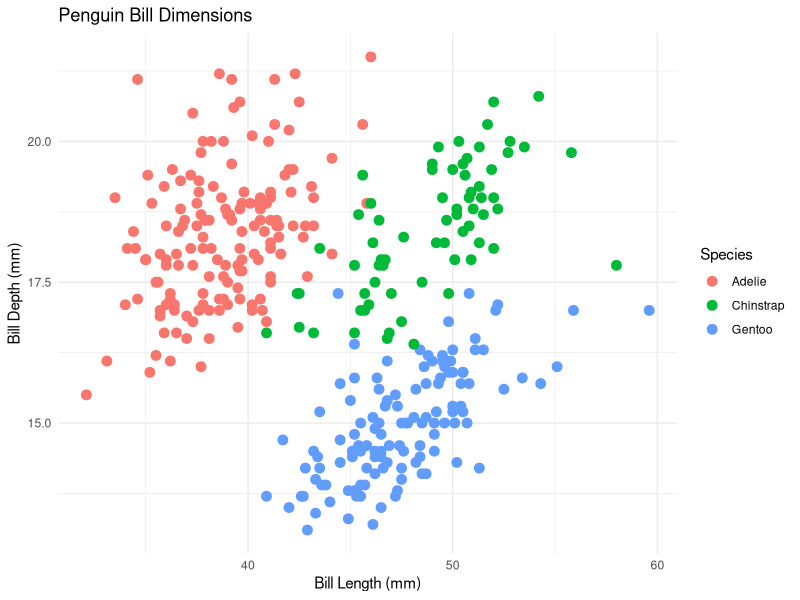
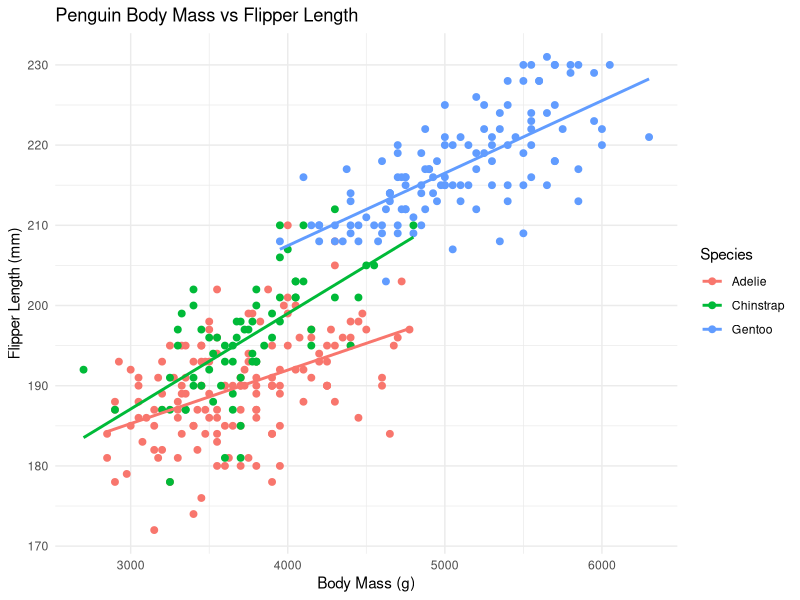
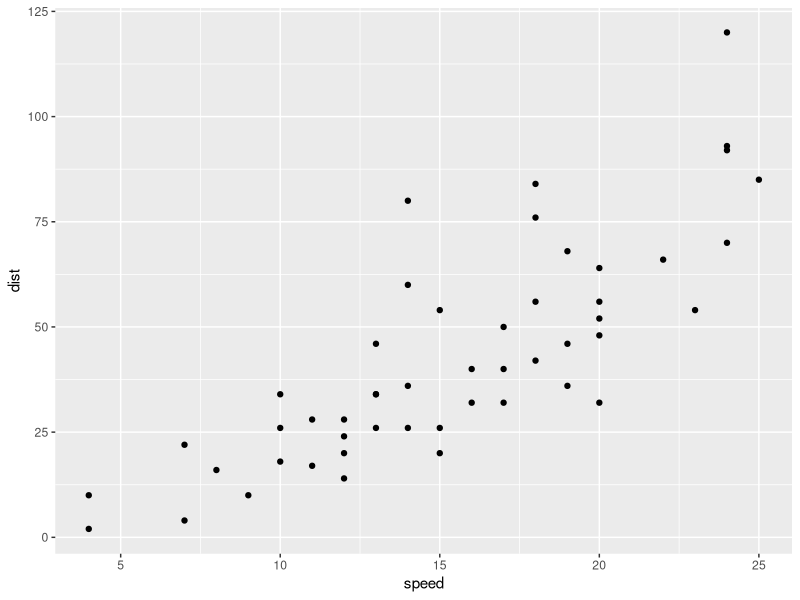

The R script that drew these images, in order:
## ---- chunk 1
# Load tidyverse and palmerpenguins libraries
library(tidyverse)
library(palmerpenguins)

# Create a ggplot scatter plot using the penguins dataset. 
# Plot bill_length_mm on the x-axis and bill_depth_mm on the y-axis.
# Color points by species and use geom_point with size 3.
# Add a minimal theme and clean labels.

ggplot(penguins, aes(x = bill_length_mm, y = bill_depth_mm, color = species)) +
  geom_point(size = 3) +
  theme_minimal() +
  labs(title = "Penguin Bill Dimensions",
       x = "Bill Length (mm)",
       y = "Bill Depth (mm)",
       color = "Species")
## ---- chunk 2
# Load tidyverse and palmerpenguins libraries
library(tidyverse)
library(palmerpenguins)

# Create a ggplot scatter plot using the penguins data set.
# Plot body_mass_g on the x-axis and flipper_length_mm on the y-axis.
# Color points by species and use geom_point with size 2.
# Add a linear regression trend line for each species.

ggplot(penguins, aes(x = body_mass_g, y = flipper_length_mm, color = species)) +
  geom_point(size = 2) +
  geom_smooth(method = "lm", se = FALSE) +
  theme_minimal() +
  labs(title = "Penguin Body Mass vs Flipper Length",
       x = "Body Mass (g)",
       y = "Flipper Length (mm)",
       color = "Species")
## ---- chunk 3
library(ggplot2)

data(cars)

ggplot(cars, aes(x = speed, y = dist)) +
  geom_point()
## ---- chunk 4
sst <- 30.2
if (sst > 29.5) {
  print("Warning: Marine heatwave threshold exceeded!")
} else {
  print("SST remains within baseline parameters.")
}
## ---- chunk 5
library(tidyverse)

#Example of coral data
coral_monitoring <- tibble(
    site = c("Site_A", "Site_B", "Site_C"),
    depth_m = c(12, 35, 8)
)

# Creating the if_else
coral_monitoring <- coral_monitoring %>%
  mutate(zone = if_else(depth_m > 30, "Deep Reef", "Shallow Reef"))
## ---- chunk 6
coral_monitoring <- coral_monitoring %>% 
  mutate(reef_category = case_when(
    depth_m < 10  ~ "Lagoon / Flats",
    depth_m <= 30 ~ "Crest / Slope",
    depth_m > 30  ~ "Mesophotic / Deep",
    TRUE          ~ "Unclassified" # Catch-all remainder
  ))
## ---- chunk 7
library(dplyr)
library(tibble)

marine_stations <- tibble(
  salinity = c(35, 28, 32, 12)
) %>%
  mutate(
    environment_type = case_when(
      salinity < 15 ~ "Estuarine",
      salinity >= 15 & salinity <= 30 ~ "Brackish",
      salinity > 30 ~ "Marine"
    )
  )
## ---- chunk 8
for (year in 2020:2024) {
  print(paste("Processing climate data for year:", year))
}
## ---- chunk 9
transect_lengths <- c(50, 100, 25, 75)

for (i in seq_along(transect_lengths)) {
  print(paste("Transect number", i, "measures", transect_lengths[i], "metres."))
}
## ---- chunk 10
site_areas <- c(144, 400, 625)
results <- numeric(length(site_areas)) # Must build an empty container first

for(i in seq_along(site_areas)) {
  results[i] <- sqrt(site_areas[i])
}

library(purrr)
# Map directly and define your expected output type explicitly
mapped_results <- map_dbl(site_areas, sqrt)
## ---- chunk 11
library(purrr)

fish_counts <- list(
  river_a = c(10, 12, 8, 15, 11),
  river_b = c(20, 18, 22, 19),
  river_c = c(5, 7, 6)
)

# For-loop
mean_counts_for_loop <- numeric(length(fish_counts))
names(mean_counts_for_loop) <- names(fish_counts)

for (i in seq_along(fish_counts)) {
  mean_counts_for_loop[i] <- mean(fish_counts[[i]])
}

mean_counts_for_loop

# purrr::map_dbl
mean_counts_purrr <- map_dbl(fish_counts, mean)

mean_counts_purrr
## ---- chunk 12
# Function Definition
calculate_coral_mortality <- function(initial_count, surviving_count) {
  
  # Logic safety switch using our conditional tools!
  if (initial_count <= 0) {
    stop("Initial count must be greater than zero.")
  }
  
  mortality_rate <- (initial_count - surviving_count) / initial_count
  return(mortality_rate)
}

# Utilizing your custom function
calculate_coral_mortality(initial_count = 120, surviving_count = 84) #Result is 0.3
## ---- chunk 13
convert_temp_c_to_f <- 
  function(temp_c) {
    if (temp_c < -273.15) {
      message("Input temperature is below absolute zero")
      return(NA_real_)
    } else {
      temp_f <- (temp_c * 9/5) + 32
      return(temp_f)
    }
  }

#Tests to see if function works
convert_temp_c_to_f(40) # Returns 104
convert_temp_c_to_f(-300) # Returns NA
